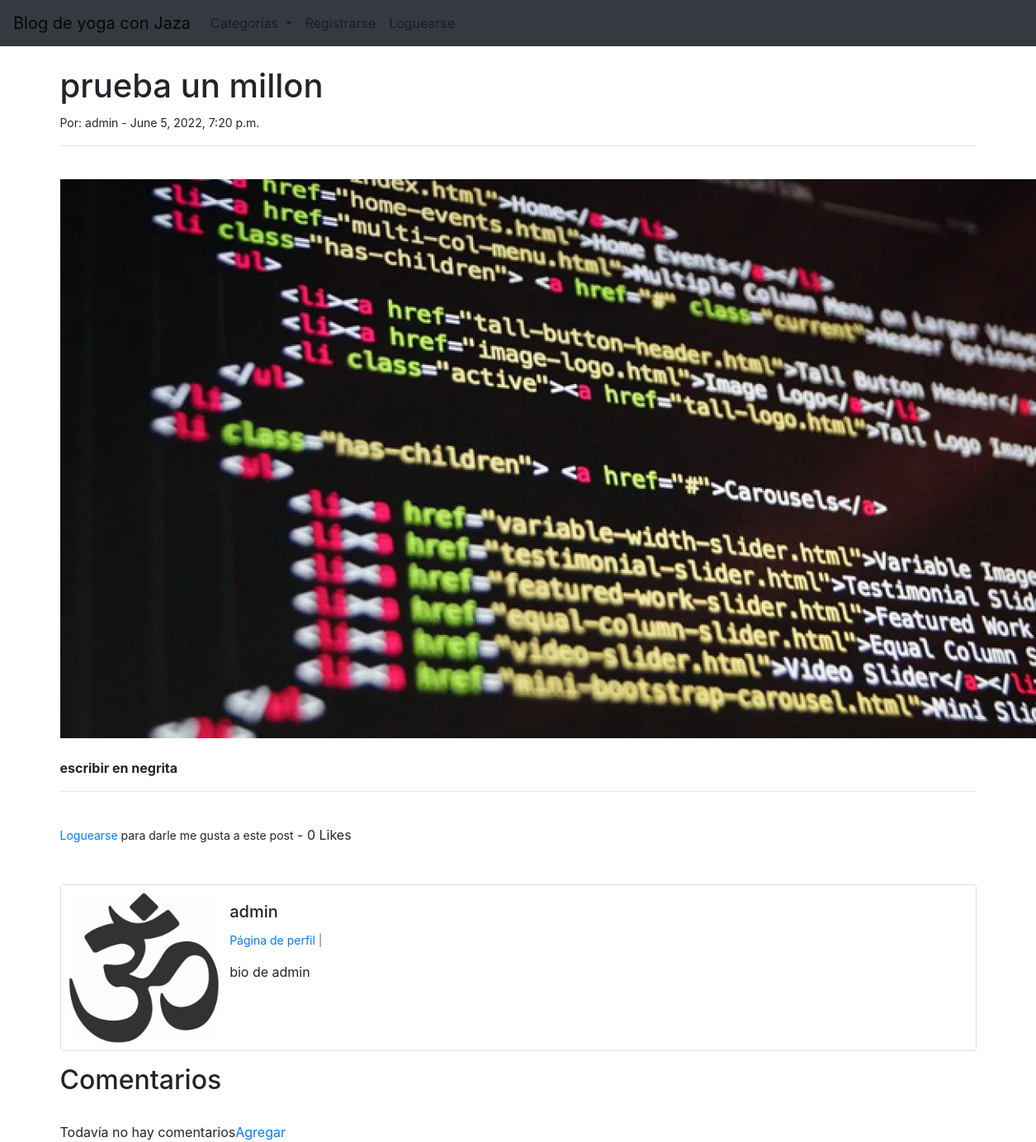
The app's page /post/20/, older data.
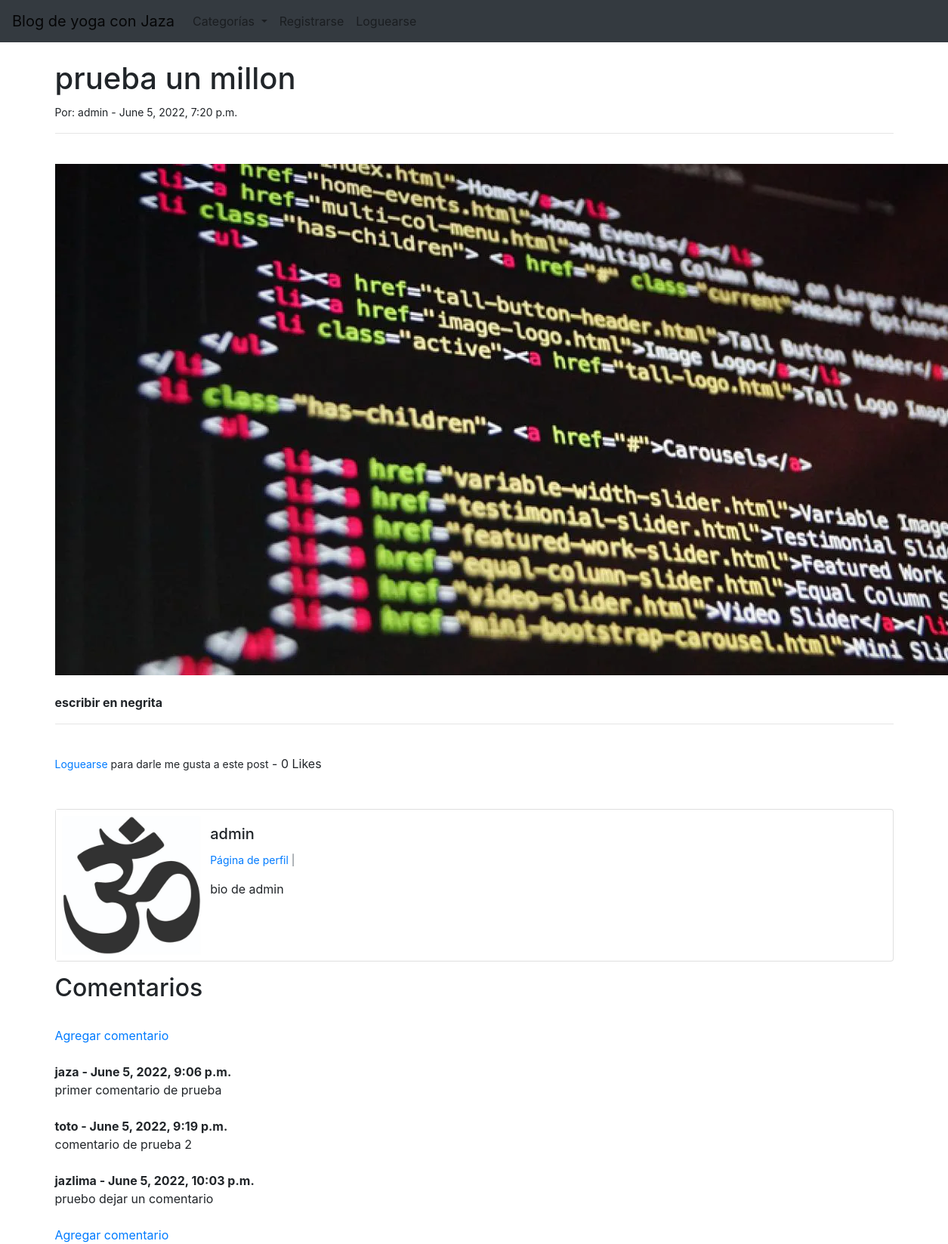
The same page, newer data.
### AppBlogYoga/models.py (models this page shows, shortened)
class Comment(models.Model):
    post=models.ForeignKey(Post, related_name='comments', on_delete=models.CASCADE)
    name=models.CharField(max_length=200)
    body=models.TextField()
    date=models.DateTimeField(auto_now_add=True)

### AppBlogYoga/views.py (the view)
# urls.py: path('post/<int:pk>/', DetailPost.as_view(), name='detailPost'),
class DetailPost(DetailView):
    model = Post
    template_name = 'detailPost.html'
    def get_context_data(self, *args, **kwargs):
        cat_menu=Category.objects.all()
        contexto=super(DetailPost, self).get_context_data(*args, **kwargs)
        var=get_object_or_404(Post, id=self.kwargs['pk'])
        total_likes=var.total_likes()
        liked=False
        if var.likes.filter(id=self.request.user.id).exists():
            liked=True
        contexto['cat_menu']=cat_menu
        contexto['total_likes']=total_likes
        contexto['liked']=liked
        return contexto

### AppBlogYoga/models.py (called while the page is built)
    def total_likes(self):
        return self.likes.count()

    def __str__(self):
        return self.nombre

### AppBlogYoga/templates/detailPost.html (shortened to what this page needs)
{% extends 'padre.html' %}
{% load static %}
{% block content %}
<h1>{{ post.titulo }}</h1>
<small>Por:
    {{ post.autor }} -
    {{post.fecha}}  </small>
<hr>
<br/>
{% if post.imagen %}
    <img src="{{ post.imagen.url }}"></br></br>
{% endif %}
{{ post.cuerpo | safe }}
<hr>
<br/>
<form action="{% url 'like_post' post.pk %}" method="POST">{% csrf_token %}
{% if user.is_authenticated %}
    {% if liked %}
        <button type="submit", name="post_id", value="{{ post.id }}", class="btn btn-danger btn-sm">No me gusta</button>
    {% else %}
        <button type="submit", name="post_id", value="{{ post.id }}", class="btn btn-primary btn-sm">Me gusta</button>
    {% endif %}
{% else %}
    <small><a href="{% url 'login' %}">Loguearse</a> para darle me gusta a este post</small>
{% endif %}
        -  {{ total_likes}} Likes
</form>
<div class="card mb-3">
    <div class="row no-gutters">
      <div class="col-md-2">
          {% if post.autor.profile.avatar %}
            <img src="{{ post.autor.profile.avatar.url }}" height="200" width="200">
          {% else %}
          <img src="{% static 'AppBlogYoga/images/avatar_default.jpg' %}" height="200" width="200">
          {% endif %}
      </div>
      <div class="col-md-10">
        <div class="card-body">
          <h5 class="card-title">{{ post.autor }}</h5>
          <p class="small text-muted">
              <a href="{% url 'showProfile' post.autor.profile.id %}">Página de perfil</a> |
          <p class="card-text">{{ post.autor.profile.bio }}</p>
      </div>
      </div>
    </div>
  </div>
  <h2>Comentarios</h2>
  <br/>
  {% if not post.comments.all %}
      Todavía no hay comentarios<a href="{% url 'addComment' post.pk %}">Agregar</a>
  {% else %}
  <a href="{% url 'addComment' post.pk %}">Agregar comentario</a>
  <br/><br/>
      {% for comment in post.comments.all %}
          <strong>
              {{ comment.name }} - {{ comment.date }}
          </strong>
          <br/>
          {{ comment.body }}
          <br/><br/>
      {% endfor %}
      <a href="{% url 'addComment' post.pk %}">Agregar comentario</a>
  {% endif %}
  <br/>
{% endblock %}

Row changes from the older to the newer data that the page shows:
added Comment: name "jaza", date "June 5, 2022, 9:06 p.m.", body "primer comentario de prueba"
added Comment: name "toto", date "June 5, 2022, 9:19 p.m.", body "comentario de prueba 2"
added Comment: name "jazlima", date "June 5, 2022, 10:03 p.m.", body "pruebo dejar un comentario"
Text that changed along with them:
text no longer shown: "Todavía no hay comentarios Agregar"
text now shown: "Agregar comentario Agregar comentario"
